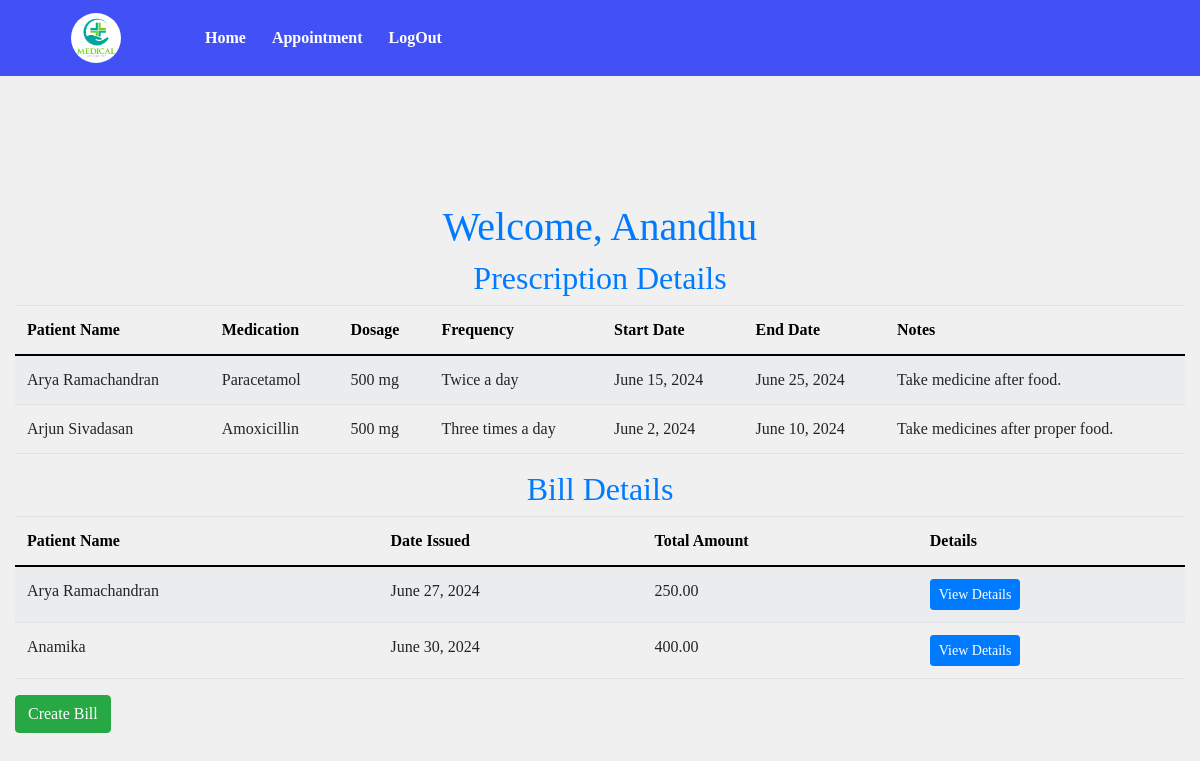
/pharmacist/dashboard/ (signed in), run on the app's committed database.
### hospital/models.py (models this page shows, shortened)
class Pharmacist(models.Model):
    username = models.CharField(max_length=150)
    password = models.CharField(max_length=128)

class Prescription(models.Model):
    doctor = models.ForeignKey(Doctor,null=True, on_delete=models.CASCADE)
    patient_name = models.CharField(max_length=100,default='')
    medication = models.CharField(max_length=100)
    dosage = models.CharField(max_length=50)
    frequency = models.CharField(max_length=50)
    start_date = models.DateField()
    end_date = models.DateField()
    notes = models.TextField()

class Bill(models.Model):
    patient = models.ForeignKey(Patient, on_delete=models.CASCADE)
    date_issued = models.DateField()
    itemized_charges = models.JSONField()
    total_amount = models.DecimalField(max_digits=10, decimal_places=2)

class Patient(models.Model):
    name = models.CharField(max_length=255)
    phone_number = models.CharField(max_length=10)
    email = models.EmailField(unique=True)
    password = models.CharField(max_length=255)
    date_of_birth = models.DateField(null=True, blank=True)

### hospital/views.py (the view)
# urls.py: path('pharmacist/dashboard/', views.pharmacist_dashboard, name='pharmacist_dashboard'),
def pharmacist_dashboard(request):
    pharmacist_id = request.session.get('pharmacist_id')
    if pharmacist_id:
        pharmacist = Pharmacist.objects.get(id=pharmacist_id)
        appointments = Appointment.objects.all()
        prescriptions = Prescription.objects.all()
        bills = Bill.objects.all()
        return render(request, 'pharmacist_dashboard.html', {
            'pharmacist': pharmacist,
            'appointments': appointments,
            'prescriptions': prescriptions,
            'bills': bills
        })
    else:
        return redirect('pharmacist_login')

### templates/pharmacist_dashboard.html (shortened to what this page needs)
{% include 'staff_navbar.html' %}
{% load static %}
<!DOCTYPE html>
<html lang="en">
<head>
    <link rel="stylesheet" href="https://stackpath.bootstrapcdn.com/bootstrap/4.5.2/css/bootstrap.min.css">
</head>
<body>
    <div class="full-screen">
        <div class="container-fluid">
            <div class="row">
                <div class="col-md-12">
                    <h1>Welcome, {{ pharmacist.username }}</h1>
                </div>
            </div>
            <div class="row">
                <div class="col-md-12">
                    <h2>Prescription Details</h2>
                    <table class="table table-striped">
                        <thead>
                            <tr>
                                <th style="color: #000;">Patient Name</th>
                                <th style="color: #000;">Medication</th>
                                <th style="color: #000;">Dosage</th>
                                <th style="color: #000;">Frequency</th>
                                <th style="color: #000;">Start Date</th>
                                <th style="color: #000;">End Date</th>
                                <th style="color: #000;">Notes</th>
                            </tr>
                        </thead>
                        <tbody>
                            {% if prescriptions %}
                                {% for prescription in prescriptions %}
                                <tr>
                                    <td>{{ prescription.patient_name }}</td>
                                    <td>{{ prescription.medication }}</td>
                                    <td>{{ prescription.dosage }}</td>
                                    <td>{{ prescription.frequency }}</td>
                                    <td>{{ prescription.start_date }}</td>
                                    <td>{{ prescription.end_date }}</td>
                                    <td>{{ prescription.notes }}</td>
                                </tr>
                                {% endfor %}
                            {% else %}
                                <tr>
                                    <td colspan="7" class="no-data">No prescriptions found.</td>
                                </tr>
                            {% endif %}
                        </tbody>
                    </table>
                </div>
            </div>
            <div class="row">
                <div class="col-md-12">
                    <h2>Bill Details</h2>
                    <table class="table table-striped">
                        <thead>
                            <tr>
                                <th style="color: #000;">Patient Name</th>
                                <th style="color: #000;">Date Issued</th>
                                <th style="color: #000;">Total Amount</th>
                                <th style="color: #000;">Details</th>
                            </tr>
                        </thead>
                        <tbody>
                            {% if bills %}
                                {% for bill in bills %}
                                <tr>
                                    <td>{{ bill.patient.name }}</td>
                                    <td>{{ bill.date_issued }}</td>
                                    <td>{{ bill.total_amount }}</td>
                                    <td><a href="{% url 'view_bill' bill.id %}" class="btn btn-primary btn-sm">View Details</a></td>
                                </tr>
                                {% endfor %}
                            {% else %}
                                <tr>
                                    <td colspan="4" class="no-data">No bills found.</td>
                                </tr>
                            {% endif %}
                        </tbody>
                    </table>
                </div>
            </div>
            <div class="row">
                <div class="col-md-12">
                    <p><a href="{% url 'create_bill' %}" class="btn btn-success">Create Bill</a></p>
                </div>
            </div>
        </div>
    </div>
</body>
</html>

### static/css/style.css (style rules this page uses)
* { margin: 0; padding: 0; box-sizing: border-box; font-family: 'Merriweather', serif; }
html { scroll-behavior: smooth; }

### templates/pharmacist_dashboard.html (style rules this page uses)
body { font-family: Arial, sans-serif; background-color: #f0f0f0; }
.full-screen { width: 100vw; height: 100vh; display: flex; justify-content: center; align-items: center; }
h1, h2 { text-align: center; color: #007bff; }
table { width: 100%; border-collapse: collapse; margin-bottom: 20px; }
th, td { padding: 8px; text-align: left; border-bottom: 1px solid #dee2e6; }
th { background-color: #007bff; color: white; }
.table-striped tbody tr:nth-of-type(odd) { background-color: #f8f9fa; }

### data on the page
Pharmacist: username "Anandhu"
Prescription: patient_name "Arya Ramachandran", medication "Paracetamol", dosage "500 mg", frequency "Twice a day", start_date "June 15, 2024", end_date "June 25, 2024", notes "Take medicine after food."
Prescription: patient_name "Arjun Sivadasan", medication "Amoxicillin", dosage "500 mg", frequency "Three times a day", start_date "June 2, 2024", end_date "June 10, 2024", notes "Take medicines after proper food."
Bill: patient.name "Arya Ramachandran", date_issued "June 27, 2024", total_amount "250.00"
Bill: patient.name "Anamika", date_issued "June 30, 2024", total_amount "400.00"
